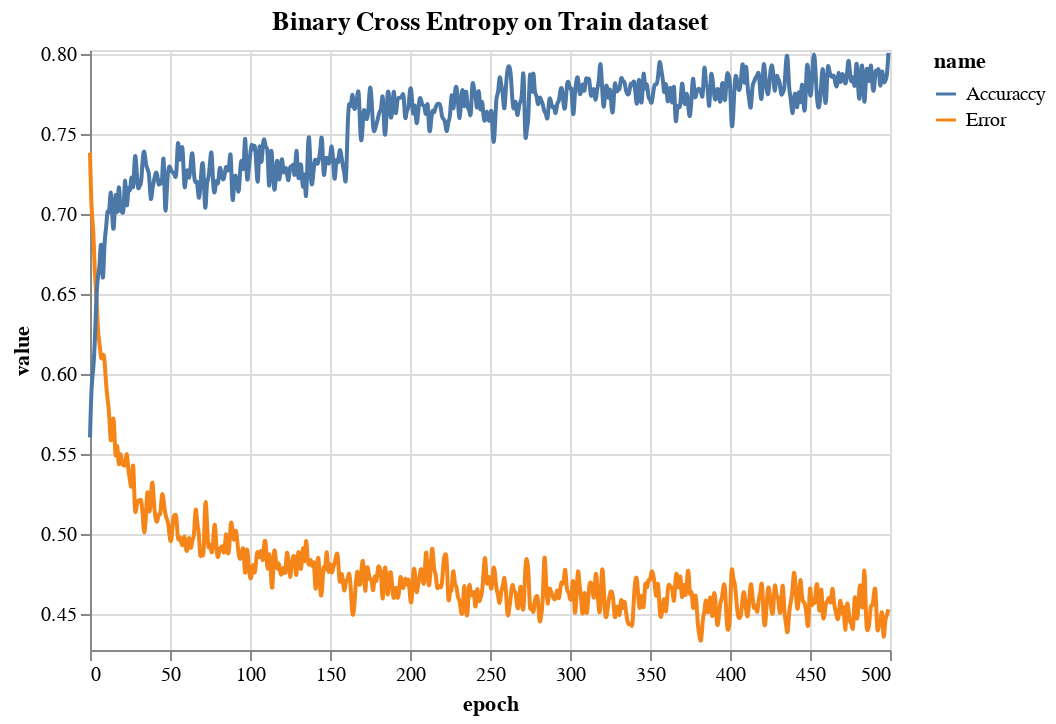

The notebook cell this image was saved under:
### Markdown cell above
![image.png](./network.png)

### Code cell
from tensorflow.keras.models import Sequential, Model
from tensorflow.keras.layers import Activation, Dense, Dropout, BatchNormalization, Input
from tensorflow.keras.optimizers import Adam

inputs = Input(name='inputs', shape=[x_train.shape[1],])
layer = Dense(12, name='FC1')(inputs)
layer = BatchNormalization(name='BC1')(layer)
layer = Activation('relu', name='Activation1')(layer)
layer = Dropout(0.3, name='Dropout1')(layer)
layer = Dense(6, name='FC2')(layer)
layer = BatchNormalization(name='BC2')(layer)
layer = Activation('relu', name='Activation2')(layer)
layer = Dropout(0.3, name='Dropout2')(layer)
layer = Dense(1, name='OutLayer')(layer)
layer = Activation('sigmoid', name='sigmoid')(layer)
model = Model(inputs=inputs, outputs=layer)

model.compile(loss='binary_crossentropy', optimizer='adam', metrics=['accuracy'])
historic = model.fit(x=x_train, y=y_train, epochs=500, verbose=0)

loss_df = pd.DataFrame({
    'loss': historic.history["loss"],
    'epoch': [i for i,x in enumerate(historic.history["loss"])],
    "name": "Error"
})

accuraccy_df = pd.DataFrame({
    'accuraccy': historic.history["accuracy"],
    'epoch': [i for i,x in enumerate(historic.history["accuracy"])],
    "name": "Accuraccy"
})


alt1 = alt.Chart(loss_df, title="Binary Cross Entropy on Train dataset").mark_line(interpolate='basis').encode(
    x = 'epoch',
    y = alt.Y('loss', title='value', scale=alt.Scale(domain=[min(historic.history["loss"]), max(historic.history["loss"])])),
    color = "name"
)
alt2 = alt.Chart(accuraccy_df).mark_line(interpolate='basis').encode(
    x='epoch',
    y = alt.Y('accuraccy', title='value', scale=alt.Scale(domain=[min(historic.history["accuracy"]), max(historic.history["accuracy"])])),
    color = "name"
)

alt1 + alt2

### Figure 1 — Vega-Lite specification as saved in the notebook (floating-point values rounded to 4 significant figures; data arrays with more than 128 entries replaced by an {"elided": "..."} marker saying what was removed)
{"config": {"view": {"continuousWidth": 400, "continuousHeight": 300}}, "layer": [{"data": {"name": "data-2f732052ca94b8bf87b2c3584bfdaa03"}, "mark": {"type": "line", "interpolate": "basis"}, "encoding": {"color": {"field": "name", "type": "nominal"}, "x": {"field": "epoch", "type": "quantitative"}, "y": {"field": "loss", "scale": {"domain": [0.4276, 0.7384]}, "title": "value", "type": "quantitative"}}, "title": "Binary Cross Entropy on Train dataset"}, {"data": {"name": "data-54ac72f30e0673f21dfe9881a9cac34e"}, "mark": {"type": "line", "interpolate": "basis"}, "encoding": {"color": {"field": "name", "type": "nominal"}, "x": {"field": "epoch", "type": "quantitative"}, "y": {"field": "accuraccy", "scale": {"domain": [0.5605, 0.8026]}, "title": "value", "type": "quantitative"}}}], "$schema": "https://vega.github.io/schema/vega-lite/v4.17.0.json", "datasets": {"data-2f732052ca94b8bf87b2c3584bfdaa03": {"elided": "500 records"}, "data-54ac72f30e0673f21dfe9881a9cac34e": {"elided": "500 records"}}}
